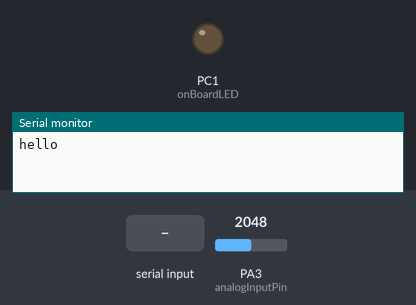
A sketch run on a simulated STM32 Blue Pill. Shown: output pins drawn as LEDs (lit = HIGH), the last lines printed to the serial monitor. The test bench sets the inputs (shaded band); at power-on: PA3 (analogInputPin) = 2048.

Above: at 1.2 s.
1.3 s: "a" received over the second serial link
At 1.9 s:
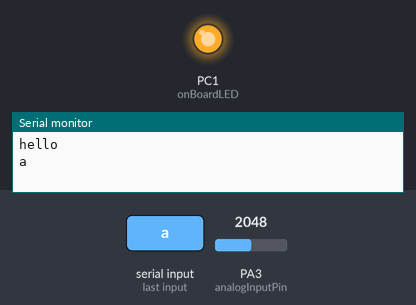
4.3 s: "1" received over the second serial link
At 5.0 s:
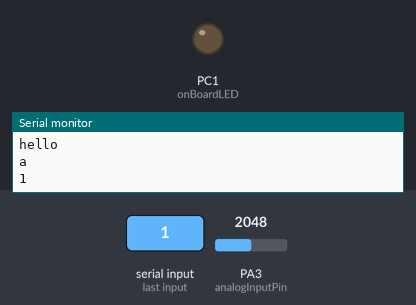
Timing chart, 0 to 7.3 s (numbered marks = the images above; inputs shaded):
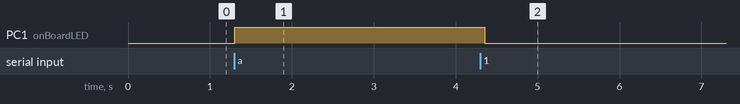

The sketch:

bt_test_STM32F103C8.ino
```cpp
/*===============================================
  Program Name: bluetooth test for
                maple mini stm32
*                                               *
  -----------------------------------------------
  Author : Rey John Lim
  -----------------------------------------------
  Description: turn on/off LED when a message
               is recieved
  =============================================**/


const int onBoardLED = 33;    // pin number of on-board LED of maple mini
const int analogInputPin = 3;
char myString;
void setup() {

  Serial.begin(9600);         //begin serial monitor with baud rate of 9600
  Serial3.begin(9600);      //begin hardware serial connected to bluetooth with baud rate of 9600


  pinMode(onBoardLED, OUTPUT);      // set pin to output
  digitalWrite(onBoardLED, LOW);    // turn of LED
  pinMode(analogInputPin, INPUT_ANALOG);
  Serial.println("hello");
}

void loop() {

  // serial comm for bluetooth
  if (Serial3.available() > 0)
  {
    myString = Serial3.read();
    Serial.println( myString);
  }

  if (myString == 'a')
  {
    digitalWrite(onBoardLED, HIGH); // turn On LED
    Serial3.println(Analog_In_To_Voltage(analogInputPin));
    delay(75);
  }
  else
  {
    digitalWrite(onBoardLED, LOW); // turn Off LED
  }
  if (Serial.available() > 0)
  {
    char tring = Serial.read();
    Serial.print(tring);
    Serial.println(tring);

    char ch[] = "hello world";

    int len = strlen(ch);

    Serial.println(len);
  }


}


double Analog_In_To_Voltage(int pin)
{
  int total = 0;    // total length of voltage sample
  int sampleLength = 10;  // number of samples
  int sampleRead[sampleLength]; // array containing voltages

  // set array contents to 0
  for (int arrIndex = 0; arrIndex < sampleLength ; arrIndex++)
  {
    sampleRead[arrIndex] = 0 ;
  }
  // take a sample of 10 values from analog input
  for (int arrIndex = 0; arrIndex < sampleLength ; arrIndex++)
  {
    sampleRead[arrIndex] = analogRead(pin);

  }
  // sum of all values of the array
  for (int arrIndex = 0; arrIndex < sampleLength ; arrIndex++)
  {
    total = sampleRead[arrIndex] + total;
  }
  int rawInputVal = total / sampleLength;
  double vPin = rawInputVal * (3.3 / 4095.0); // for maple mini 12bit resolution (4095) @ 3.3v
  return vPin;
}

/*
  // send something to android app
  if (Serial.available() > 0)
  {
    char tring = Serial.read();
    Serial3.println(tring);
  }

*/
```

Measured:
- after the input at 1.3 s, PC1 (onBoardLED): LOW → HIGH at once
- after the input at 4.3 s, PC1 (onBoardLED): HIGH → LOW after 0.06 s
